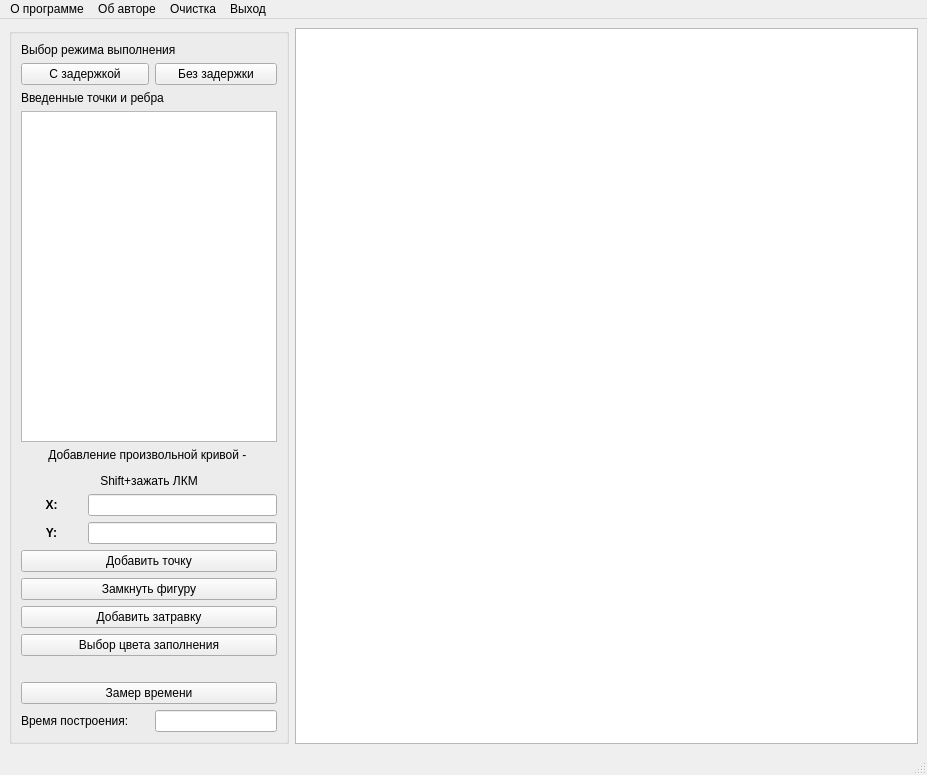
<?xml version="1.0" encoding="UTF-8"?>
<ui version="4.0">
 <class>MainWindow</class>
 <widget class="QMainWindow" name="MainWindow">
  <property name="geometry">
   <rect>
    <x>0</x>
    <y>0</y>
    <width>927</width>
    <height>775</height>
   </rect>
  </property>
  <property name="windowTitle">
   <string>MainWindow</string>
  </property>
  <widget class="QWidget" name="centralwidget">
   <layout class="QGridLayout" name="gridLayout_2">
    <item row="0" column="0">
     <widget class="QGroupBox" name="groupBox">
      <property name="maximumSize">
       <size>
        <width>300</width>
        <height>167000</height>
       </size>
      </property>
      <property name="title">
       <string/>
      </property>
      <layout class="QGridLayout" name="gridLayout">
       <item row="0" column="0" colspan="4">
        <widget class="QLabel" name="felay_label">
         <property name="text">
          <string>Выбор режима выполнения</string>
         </property>
        </widget>
       </item>
       <item row="2" column="0" colspan="4">
        <widget class="QLabel" name="label">
         <property name="text">
          <string>Введенные точки и ребра</string>
         </property>
        </widget>
       </item>
       <item row="3" column="0" colspan="4">
        <widget class="QTableWidget" name="points_tableWidget"/>
       </item>
       <item row="4" column="0" colspan="4">
        <widget class="QLabel" name="label_2">
         <property name="text">
          <string>&lt;html&gt;&lt;head/&gt;&lt;body&gt;&lt;p align=&quot;center&quot;&gt;Добавление произвольной кривой - &lt;/p&gt;&lt;p align=&quot;center&quot;&gt;Shift+зажать ЛКМ&lt;/p&gt;&lt;/body&gt;&lt;/html&gt;</string>
         </property>
        </widget>
       </item>
       <item row="5" column="0">
        <widget class="QLabel" name="x_label">
         <property name="text">
          <string>&lt;html&gt;&lt;head/&gt;&lt;body&gt;&lt;p align=&quot;center&quot;&gt;&lt;span style=&quot; font-weight:600;&quot;&gt;X:&lt;/span&gt;&lt;/p&gt;&lt;/body&gt;&lt;/html&gt;</string>
         </property>
        </widget>
       </item>
       <item row="5" column="1" colspan="3">
        <widget class="QLineEdit" name="x_lineEdit"/>
       </item>
       <item row="6" column="0">
        <widget class="QLabel" name="y_label">
         <property name="text">
          <string>&lt;html&gt;&lt;head/&gt;&lt;body&gt;&lt;p align=&quot;center&quot;&gt;&lt;span style=&quot; font-weight:600;&quot;&gt;Y:&lt;/span&gt;&lt;/p&gt;&lt;/body&gt;&lt;/html&gt;</string>
         </property>
        </widget>
       </item>
       <item row="6" column="1" colspan="3">
        <widget class="QLineEdit" name="y_lineEdit"/>
       </item>
       <item row="7" column="0" colspan="4">
        <widget class="QPushButton" name="pushButton_2">
         <property name="text">
          <string>Добавить точку</string>
         </property>
        </widget>
       </item>
       <item row="8" column="0" colspan="4">
        <widget class="QPushButton" name="pushButton_3">
         <property name="text">
          <string>Замкнуть фигуру</string>
         </property>
        </widget>
       </item>
       <item row="9" column="0" colspan="4">
        <widget class="QPushButton" name="seed_pushButton">
         <property name="text">
          <string>Добавить затравку</string>
         </property>
        </widget>
       </item>
       <item row="10" column="0" colspan="4">
        <widget class="QPushButton" name="color_pushButton">
         <property name="text">
          <string>Выбор цвета заполнения</string>
         </property>
        </widget>
       </item>
       <item row="11" column="0" colspan="4">
        <widget class="QLabel" name="color_label">
         <property name="text">
          <string/>
         </property>
        </widget>
       </item>
       <item row="12" column="0" colspan="4">
        <widget class="QPushButton" name="time_pushButton">
         <property name="text">
          <string>Замер времени</string>
         </property>
        </widget>
       </item>
       <item row="13" column="0" colspan="2">
        <widget class="QLabel" name="time_label">
         <property name="text">
          <string>Время построения:</string>
         </property>
        </widget>
       </item>
       <item row="13" column="2" colspan="2">
        <widget class="QLineEdit" name="lineEdit">
         <property name="text">
          <string/>
         </property>
         <property name="readOnly">
          <bool>true</bool>
         </property>
        </widget>
       </item>
       <item row="1" column="0" colspan="2">
        <widget class="QPushButton" name="dekay_pushButton">
         <property name="text">
          <string>С задержкой</string>
         </property>
        </widget>
       </item>
       <item row="1" column="2" colspan="2">
        <widget class="QPushButton" name="without_delay_pushButton">
         <property name="maximumSize">
          <size>
           <width>200</width>
           <height>16777215</height>
          </size>
         </property>
         <property name="text">
          <string>Без задержки</string>
         </property>
        </widget>
       </item>
      </layout>
     </widget>
    </item>
    <item row="0" column="1">
     <widget class="QGraphicsView" name="graphicsView">
      <property name="maximumSize">
       <size>
        <width>1677000</width>
        <height>1677000</height>
       </size>
      </property>
     </widget>
    </item>
   </layout>
  </widget>
  <widget class="QMenuBar" name="menubar">
   <property name="geometry">
    <rect>
     <x>0</x>
     <y>0</y>
     <width>927</width>
     <height>26</height>
    </rect>
   </property>
   <widget class="QMenu" name="program_menu">
    <property name="title">
     <string>О программе</string>
    </property>
   </widget>
   <widget class="QMenu" name="author_menu">
    <property name="title">
     <string>Об авторе</string>
    </property>
   </widget>
   <widget class="QMenu" name="clear_menu">
    <property name="title">
     <string>Очистка</string>
    </property>
   </widget>
   <widget class="QMenu" name="exit_menu">
    <property name="title">
     <string>Выход</string>
    </property>
   </widget>
   <addaction name="program_menu"/>
   <addaction name="author_menu"/>
   <addaction name="clear_menu"/>
   <addaction name="exit_menu"/>
  </widget>
  <widget class="QStatusBar" name="statusbar"/>
 </widget>
 <resources/>
 <connections/>
</ui>
